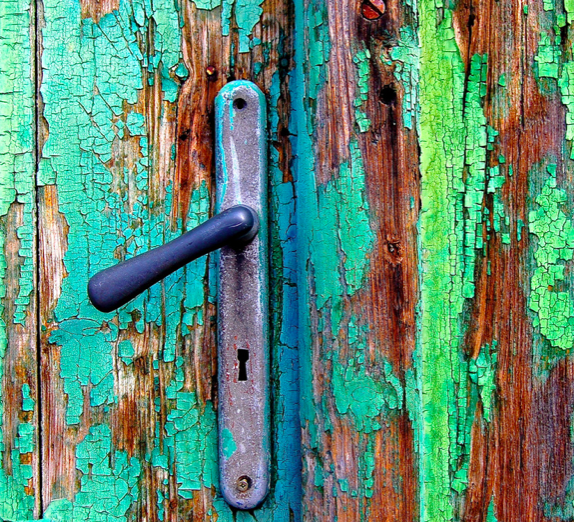
%> input picture clases/Cap06_Restauracion/matlab/puerta.png, 574 x 522 px
$ octave IMG06_Estimation_n.m   (GNU Octave 9; MATLAB toolbox functions it lacks are replaced by stand-ins)
%> lines starting %> are read from the running program, lines starting %| are printed output that depends on the picture
close all
F = rgb2gray(imread('puerta.png'));
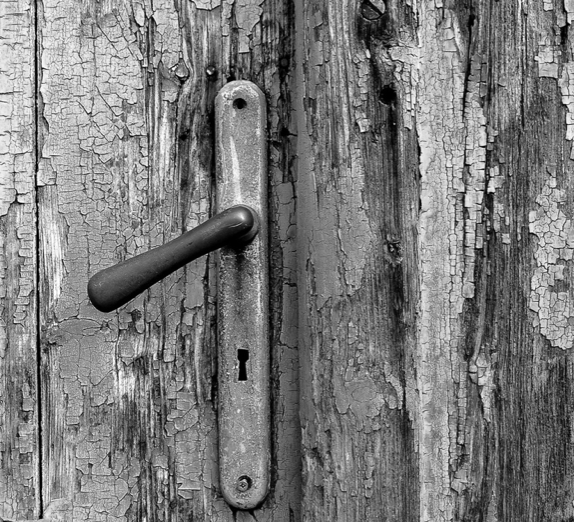
%> F: size 522x574 uint8; min 0, max 255, mean 123.3
figure(1)
imshow(F,[])
axis on
while(1)
%> (the run ends here)

$ run again, with clases/Cap06_Restauracion/matlab/flor.png copied over clases/Cap06_Restauracion/matlab/puerta.png
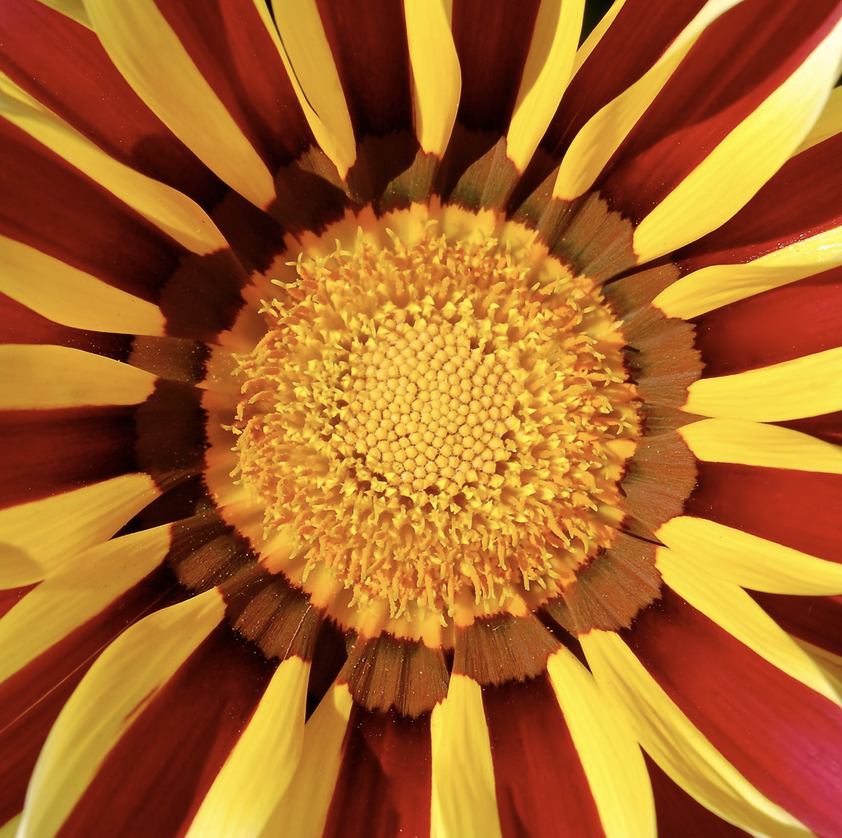
%> input picture clases/Cap06_Restauracion/matlab/flor.png, 842 x 838 px, shrunk from 1132 x 1126 before the run

$ run again, with clases/Cap06_Restauracion/matlab/santiago.png copied over clases/Cap06_Restauracion/matlab/puerta.png
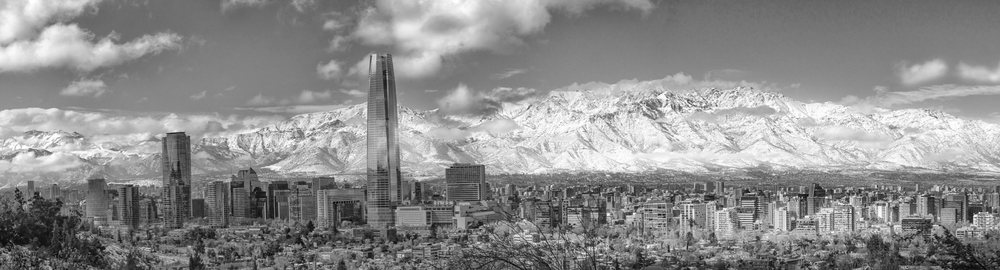
%> input picture clases/Cap06_Restauracion/matlab/santiago.png, 1000 x 270 px, shrunk from 2000 x 540 before the run
%> F is the input picture: size 270x1000 uint8; min 4, max 255, mean 141
